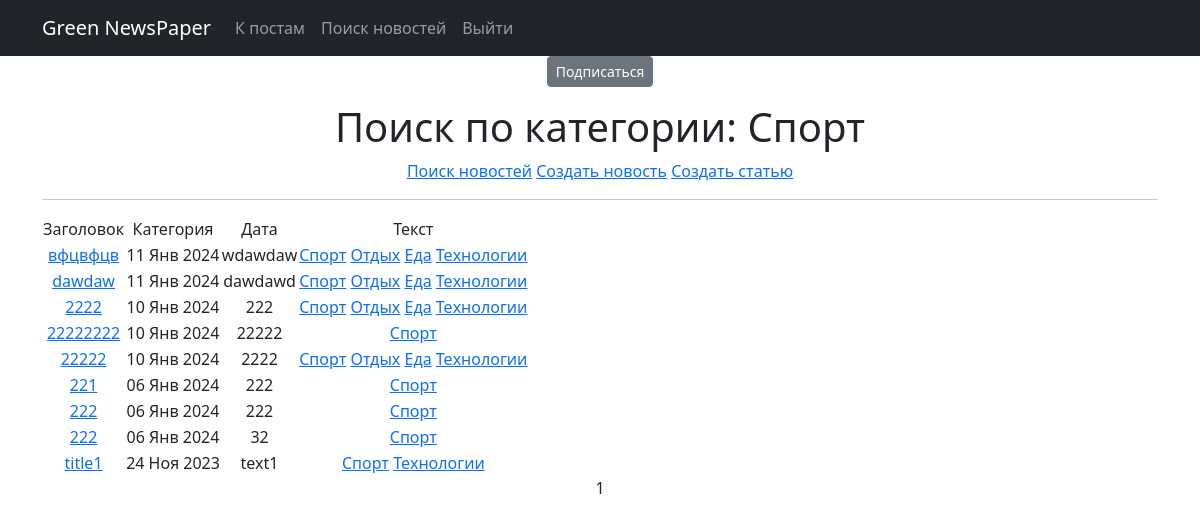
/posts/categories/1 (signed in), run on an earlier commit of the app's database.
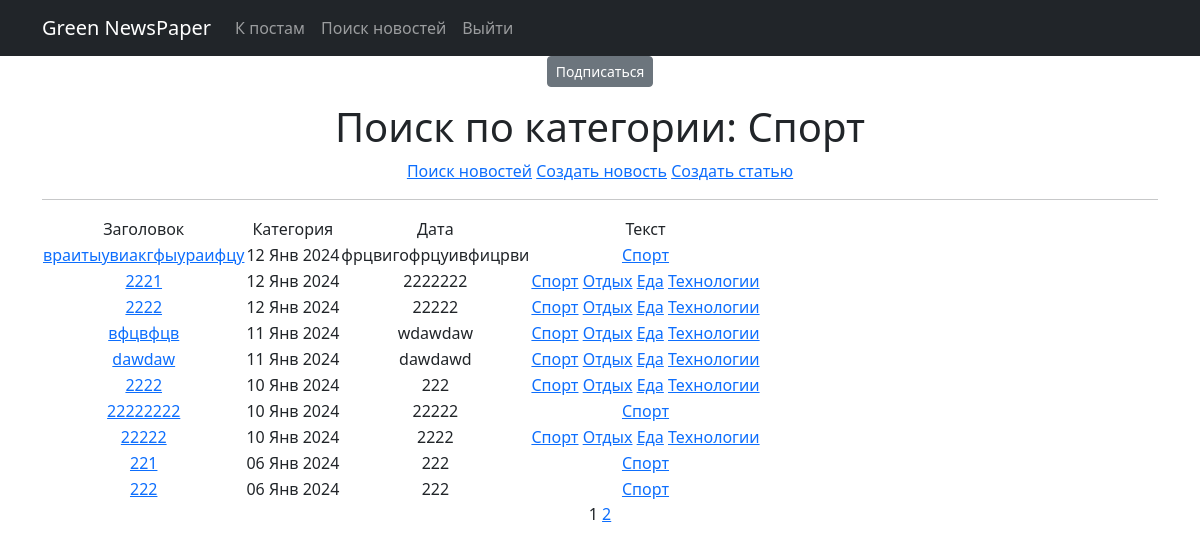
And on a later commit of the database.
### news/models.py (models this page shows, shortened)
class Post(models.Model):
    article = 'AR'
    news = 'NE'
    POSITIONS = [
        (article, 'Статья'),
        (news, 'Новость')
    ]
    author = models.ForeignKey(Author, on_delete = models.CASCADE)
    title = models.CharField(max_length=255)
    text = models.TextField()
    type = models.CharField(max_length=250, choices = POSITIONS)
    time = models.DateTimeField(auto_now_add = True)
    category = models.ManyToManyField(Category, through = 'PostCategory')
    rating = models.IntegerField(default=0)

class Category(models.Model):
    category = models.CharField(max_length=100, unique=True, help_text=_('category name'))
    subscribers = models.ManyToManyField(User, null=True, blank=True, related_name='categories')
    def __str__(self):
        return self.category

### news/views.py (the view)
# urls.py: path('categories/<int:pk>', CategoryListView.as_view(), name='category_list'),
class CategoryListView(PostsList):
    model = Post
    template_name = 'category_list.html'
    context_object_name = 'category_news_list'
    def get_queryset(self):
        self.category = get_object_or_404(Category, id=self.kwargs['pk'])
        queryset = Post.objects.filter(
            category=self.category).order_by('-time')
        return queryset
    def get_context_data(self, **kwargs):
        context = super().get_context_data(**kwargs)
        context['is_not_subscriber'] = self.request.user not in self.category.subscribers.all()
        context['category'] = self.category
        return context

### news/templatetags/custom_filters.py (called while the page is built)
@register.filter()
def censor(value):
    text = str(value)
    for word in SWEAR_WORDS:
        text = text.replace(word[1:], "*" * (len(word)-1))
    return text

### news/templatetags/custom_tags.py (called while the page is built)
@register.simple_tag(takes_context=True)
def url_replace(context, **kwargs):
   d = context['request'].GET.copy()
   for k, v in kwargs.items():
       d[k] = v
   return d.urlencode()

### news/views.py (called while the page is built)
    def get_context_data(self, **kwargs):
        context = super().get_context_data(**kwargs)
        context['filter'] = PostFilter(
            self.request.GET, queryset=self.get_queryset())
        context['is_not_author'] = not self.request.user.groups.filter(
            name='authors').exists()
        return context

### templates/category_list.html (shortened to what this page needs)
{% extends 'flatpages/default.html' %}
{% load custom_filters %}
{% load custom_tags %}
{% block content %}
    {% if is_not_subscriber %}
        <p class="text-center"><a href="{% url 'subscribe' category.id %}" class="btn btn-secondary btn-sm">Подписаться</a></p>
    {% endif %}
   <h1>Поиск по категории: {{ category }}</h1>
   <a href="/posts/search">Поиск новостей</a>
   <a href="news/create/">Создать новость</a>
   <a href="article/create/">Создать статью</a>
   <hr>
   {% if category_news_list %}
       <table>
           <tr>
               <td>Заголовок</td>
               <td>Категория</td>
               <td>Дата</td>
               <td>Текст</td>
           </tr>
           {% for post in category_news_list %}
           <tr>
               <td><a href="/posts/{{ post.id }}"> {{ post.title|censor }}</a></td>
               <td>{{ post.time|date:'d M Y' }}</td>
               <td>{{ post.text|censor|truncatewords:20 }}</td>
            <td>
                {% for category in post.category.all %}
                    <a href="{% url 'category_list' category.id %}">{{ category }}</a>
                {% endfor %}
            </td>
            </tr>
            {% endfor %}
       </table>
   {% else %}
       <h2>Постов нет!</h2>
   {% endif %}
{{ page_obj.number }}
{% if page_obj.has_next %}
   <a href="?{% url_replace page=page_obj.next_page_number %}">{{ page_obj.next_page_number }}</a>
{% endif %}
{% endblock content %}

What changed in the data, as far as the page shows it:
no longer on this page (row unchanged): Post: title|censor "222", time "06 Янв 2024", text|censor "32", Category (category "Спорт")
no longer on this page (row unchanged): Post: title|censor "title1", time "24 Ноя 2023", text|censor "text1", Category (category "Спорт"), Category (category "Технологии")
added Post: title|censor "враитыувиакгфыураифцу", time "12 Янв 2024", text|censor "фрцвигофрцуивфицрви", Category (category "Спорт")
added Post: title|censor "2221", time "12 Янв 2024", text|censor "2222222", Category (category "Спорт"), Category (category "Отдых"), Category (category "Еда"), Category (category "Технологии")
added Post: title|censor "2222", time "12 Янв 2024", text|censor "22222", Category (category "Спорт"), Category (category "Отдых"), Category (category "Еда"), Category (category "Технологии")
Also different on the page:
{{ page_obj.next_page_number }}: (not shown) → "2"
